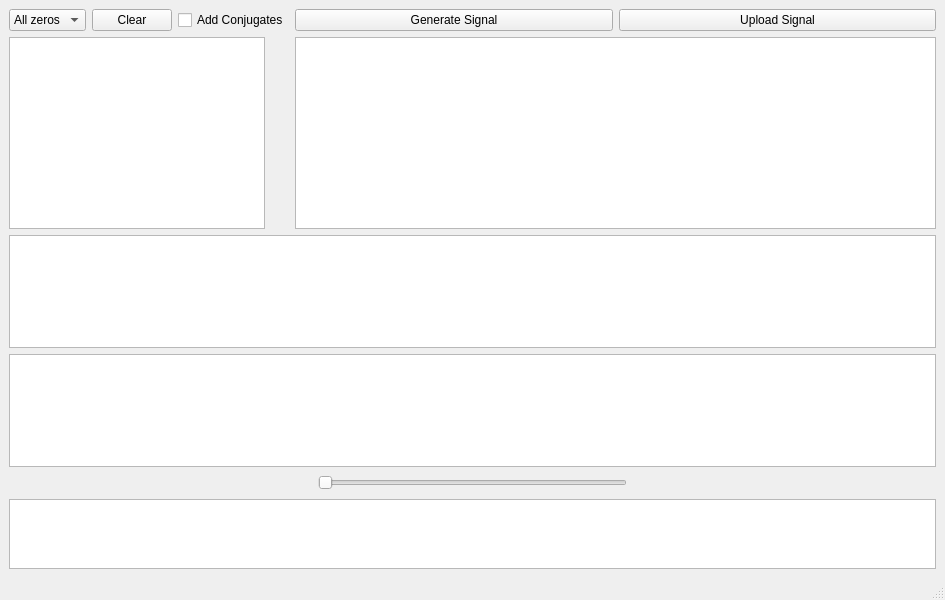
<?xml version="1.0" encoding="UTF-8"?>
<ui version="4.0">
 <class>MainWindow</class>
 <widget class="QMainWindow" name="MainWindow">
  <property name="geometry">
   <rect>
    <x>0</x>
    <y>0</y>
    <width>945</width>
    <height>600</height>
   </rect>
  </property>
  <property name="windowTitle">
   <string>MainWindow</string>
  </property>
  <widget class="QWidget" name="centralwidget">
   <layout class="QGridLayout" name="gridLayout">
    <item row="0" column="0">
     <layout class="QVBoxLayout" name="verticalLayout">
      <item>
       <layout class="QHBoxLayout" name="horizontalLayout_2">
        <item>
         <layout class="QHBoxLayout" name="horizontalLayout">
          <item>
           <widget class="QComboBox" name="clear_combo_box">
            <item>
             <property name="text">
              <string>All zeros</string>
             </property>
            </item>
            <item>
             <property name="text">
              <string>All poles</string>
             </property>
            </item>
            <item>
             <property name="text">
              <string>Both</string>
             </property>
            </item>
           </widget>
          </item>
          <item>
           <widget class="QPushButton" name="clear_btn">
            <property name="text">
             <string>Clear</string>
            </property>
           </widget>
          </item>
         </layout>
        </item>
        <item>
         <widget class="QCheckBox" name="conjugate_check_box">
          <property name="text">
           <string>Add Conjugates</string>
          </property>
         </widget>
        </item>
       </layout>
      </item>
      <item>
       <widget class="QGraphicsView" name="z_plane_plot">
        <property name="sizePolicy">
         <sizepolicy hsizetype="Fixed" vsizetype="Fixed">
          <horstretch>0</horstretch>
          <verstretch>0</verstretch>
         </sizepolicy>
        </property>
       </widget>
      </item>
     </layout>
    </item>
    <item row="0" column="1">
     <layout class="QVBoxLayout" name="verticalLayout_5">
      <item>
       <layout class="QHBoxLayout" name="horizontalLayout_4">
        <item>
         <widget class="QPushButton" name="generate_signal_btn">
          <property name="text">
           <string>Generate Signal</string>
          </property>
         </widget>
        </item>
        <item>
         <widget class="QPushButton" name="upload_signal_btn">
          <property name="text">
           <string>Upload Signal</string>
          </property>
         </widget>
        </item>
       </layout>
      </item>
      <item>
       <widget class="QGraphicsView" name="graphicsView_2"/>
      </item>
     </layout>
    </item>
    <item row="1" column="0" colspan="2">
     <layout class="QVBoxLayout" name="verticalLayout_4">
      <item>
       <layout class="QVBoxLayout" name="verticalLayout_2">
        <item>
         <widget class="QGraphicsView" name="magnitude_plot"/>
        </item>
        <item>
         <widget class="QGraphicsView" name="phase_plot"/>
        </item>
       </layout>
      </item>
      <item>
       <layout class="QVBoxLayout" name="verticalLayout_3">
        <item>
         <layout class="QHBoxLayout" name="horizontalLayout_3">
          <item>
           <spacer name="horizontalSpacer">
            <property name="orientation">
             <enum>Qt::Horizontal</enum>
            </property>
            <property name="sizeHint" stdset="0">
             <size>
              <width>40</width>
              <height>20</height>
             </size>
            </property>
           </spacer>
          </item>
          <item>
           <widget class="QSlider" name="horizontalSlider">
            <property name="orientation">
             <enum>Qt::Horizontal</enum>
            </property>
           </widget>
          </item>
          <item>
           <spacer name="horizontalSpacer_2">
            <property name="orientation">
             <enum>Qt::Horizontal</enum>
            </property>
            <property name="sizeHint" stdset="0">
             <size>
              <width>40</width>
              <height>20</height>
             </size>
            </property>
           </spacer>
          </item>
         </layout>
        </item>
        <item>
         <widget class="QGraphicsView" name="graphicsView"/>
        </item>
       </layout>
      </item>
     </layout>
    </item>
   </layout>
  </widget>
  <widget class="QMenuBar" name="menubar">
   <property name="geometry">
    <rect>
     <x>0</x>
     <y>0</y>
     <width>945</width>
     <height>21</height>
    </rect>
   </property>
  </widget>
  <widget class="QStatusBar" name="statusbar"/>
  <action name="open_btn">
   <property name="text">
    <string>Open</string>
   </property>
  </action>
 </widget>
 <resources/>
 <connections/>
</ui>
